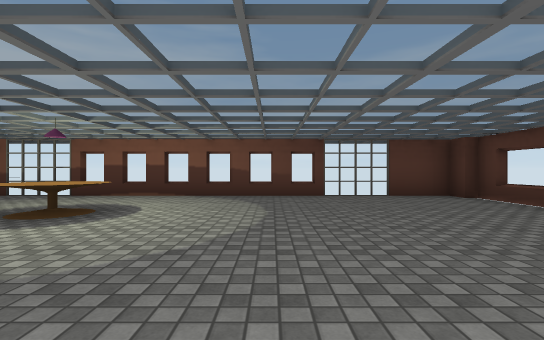
View 1 (above)

16 first-person views from a walk through a scene from a Unity 3-D project. The camera is 1.2 m above the floor, looks level and sees 85° across. The floor is counted in squares, 2 m on a side. Each view is taken from the middle of a square. On the plan, view 1 faces up. The plan holds only what a view shows up to about 9 squares ahead; the rest is blank. The player is left out. Door leaves are left out, so doorways stand open. Some surface patterns are stand-ins.

View 2
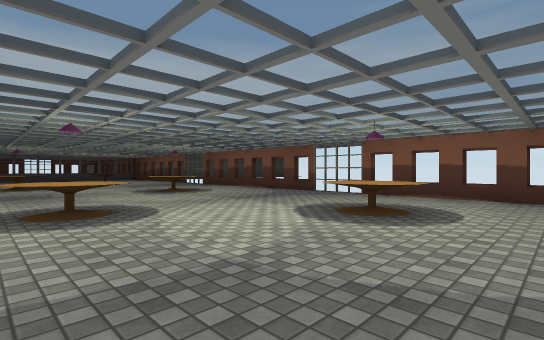

View 3
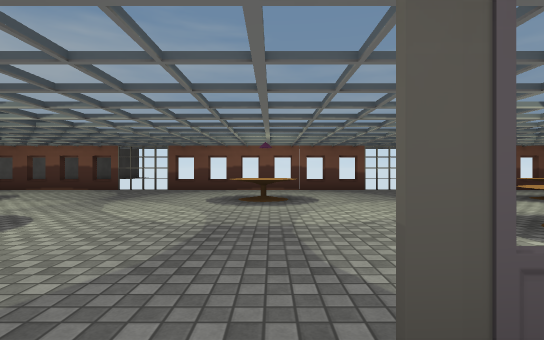

View 4
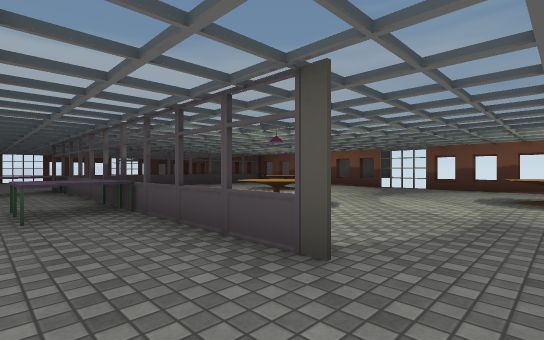

View 5
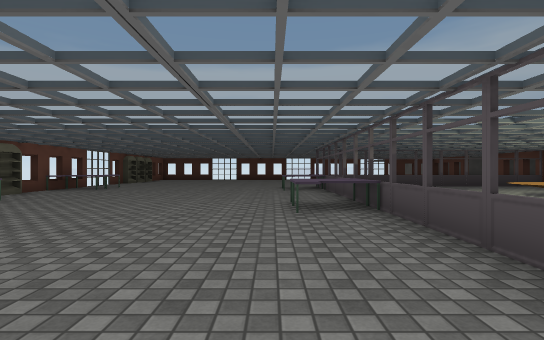

View 6
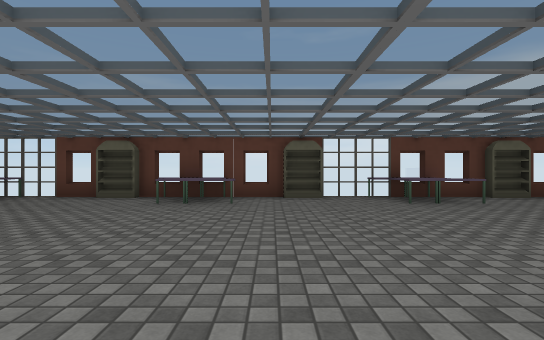

View 7
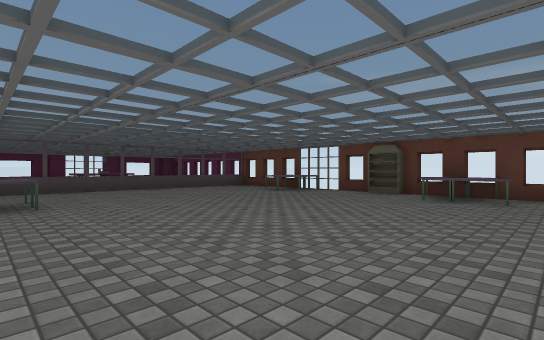

View 8
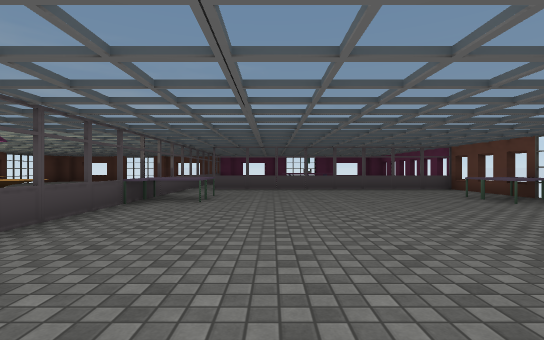

View 9
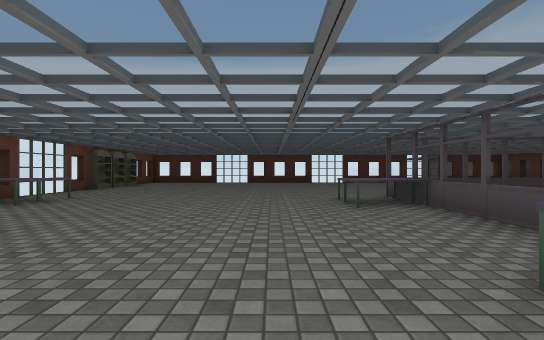

View 10
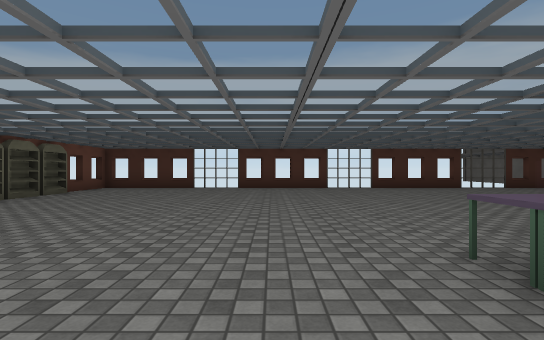

View 11
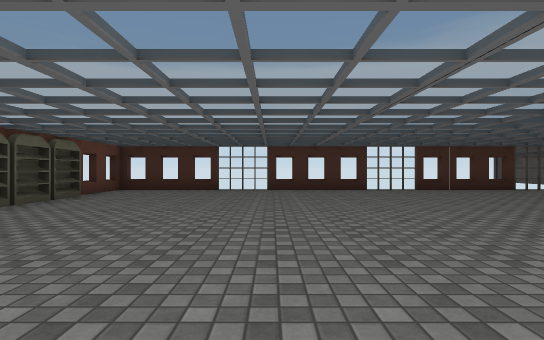

View 12
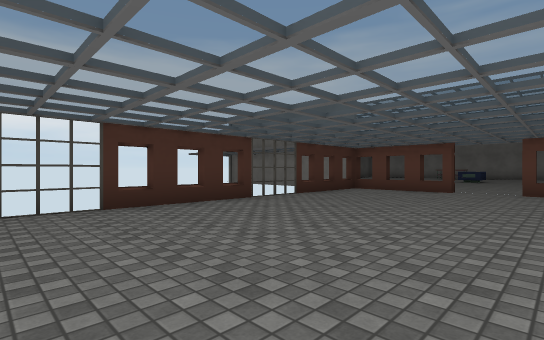

View 13
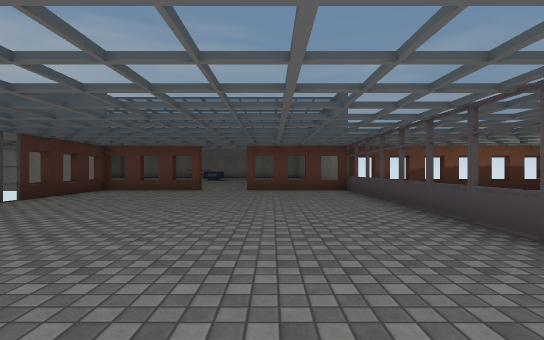

View 14
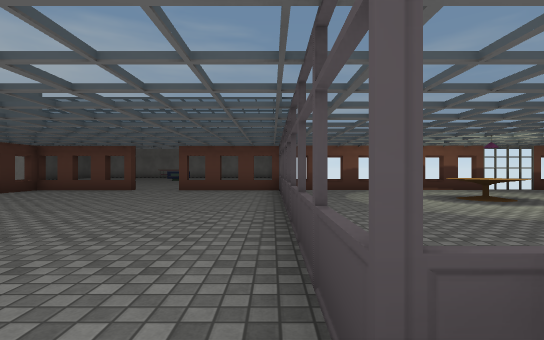

View 15
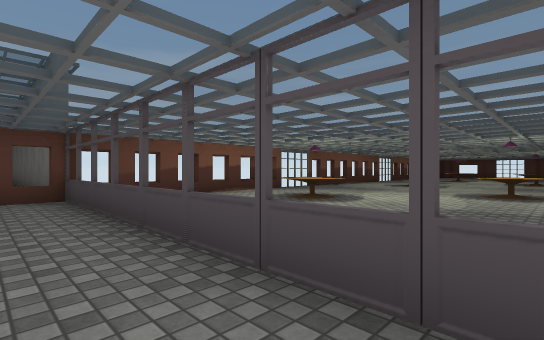

View 16
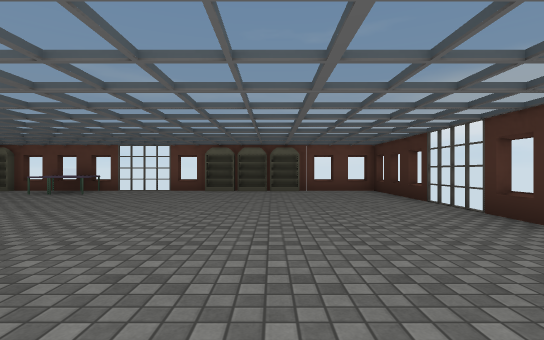

### Floor plan
Points are (right, up) in squares from view 1. A wall is a line through its corners. A room is listed if a view was taken in it or the views show most of it. See-through windows are left out.
Room 1 (views 1, 2)
walls: (-2, 7.1) (-2.5, 7.1); (-19.7, 2.2) (-19.7, -0.5); (4.4, 4.8) (4.4, 6.4); (4.1, 6.9) (-19, 6.9); (4.6, 5) (4.6, 5.9)
ways out: opening at (-14, -1) to room 2; opening at (-5, -1) to room 2; open door at (-9.5, -1) to room 2; gap at (-17.5, 7); gap at (-9.5, 7); gap at (-1.5, 7)
objects: other object (-16, 4) to (-15, 4); other object (-13, 1) to (-12, 1); other object (-9, 4); other object (-6, 1) to (-5, 1); other object (-3, 4)
Room 2 (views 3, 4, 5, 6, 7, 8, 9, 10, 11, 12, 13, 14, 15, 16)
walls: (-19.4, -1.4) (-19.8, -1.4) (-19.8, 6.8) (-22.8, 6.8); (-19.7, -0.5) (-19.7, -1.5); (-15.5, -9.6) (-14.4, -9.6); (-17.6, -9.6) (-16.5, -9.6); (-17.2, -9.8) (-16.8, -9.8); (-13.5, -9.6) (-12.4, -9.6); (-10.1, -1.4) (-17.5, -1.4); (-11.4, -9.6) (-10.5, -9.6); (-11, -9.8) (-10.5, -9.8); (-21.5, -9.6) (-19.4, -9.6); (-7.1, -9.6) (-4.5, -9.6); (-27.1, -4.5) (-27.1, -5); (-25.9, -9.8) (-25.2, -9.8); (-27.1, 1.1) (-27.1, 0.6); (-24.1, 6.8) (-26.9, 6.8) (-26.9, -9.6) (-24.8, -9.6); (-3.6, -9.6) (-2, -9.6); (-2, -1.4) (-8.8, -1.4); (-1.8, -5.5) (-1.8, -2.4)
ways out: opening at (-14, -1) to room 1; opening at (-5, -1) to room 1; open door at (-9.5, -1) to room 1; open door at (-23.5, 7); open door at (-2, -2); gap at (-27, -8); gap at (-27, -4); gap at (-27, 1); gap at (-27, 5); gap at (-26, 7); gap at (-25.5, -10); gap at (-21, -10); gap at (-7, -10); gap at (-3, -10)
objects: other object (-24, -10); other object (-23, -10); other object (-22, -10); other object (-19, -10) to (-18, -9); other object (-19, -2) to (-18, -1); other object (-16, -10); other object (-15, -3) to (-13, -2); other object (-14, -10) to (-14, -9); other object (-12, -10); other object (-10, -10) to (-9, -9); other object (-8, -10); other object (-6, -3) to (-4, -2); other object (-5, -10) to (-4, -9)

Positions as (right, up) in squares from view 1, and headings:
1: (0, 0), facing up
2: (-1, 0), facing up-left
3: (-9, -2), facing up
4: (-9, -3), facing up-left
5: (-9, -3), facing left
6: (-11, -3), facing down
7: (-11, -2), facing down-right
8: (-11, -4), facing right
9: (-13, -4), facing left
10: (-17, -4), facing left
11: (-18, -5), facing left
12: (-22, -2), facing up-left
13: (-22, -2), facing up
14: (-20, -2), facing up
15: (-21, 0), facing up-right
16: (-24, -1), facing down
